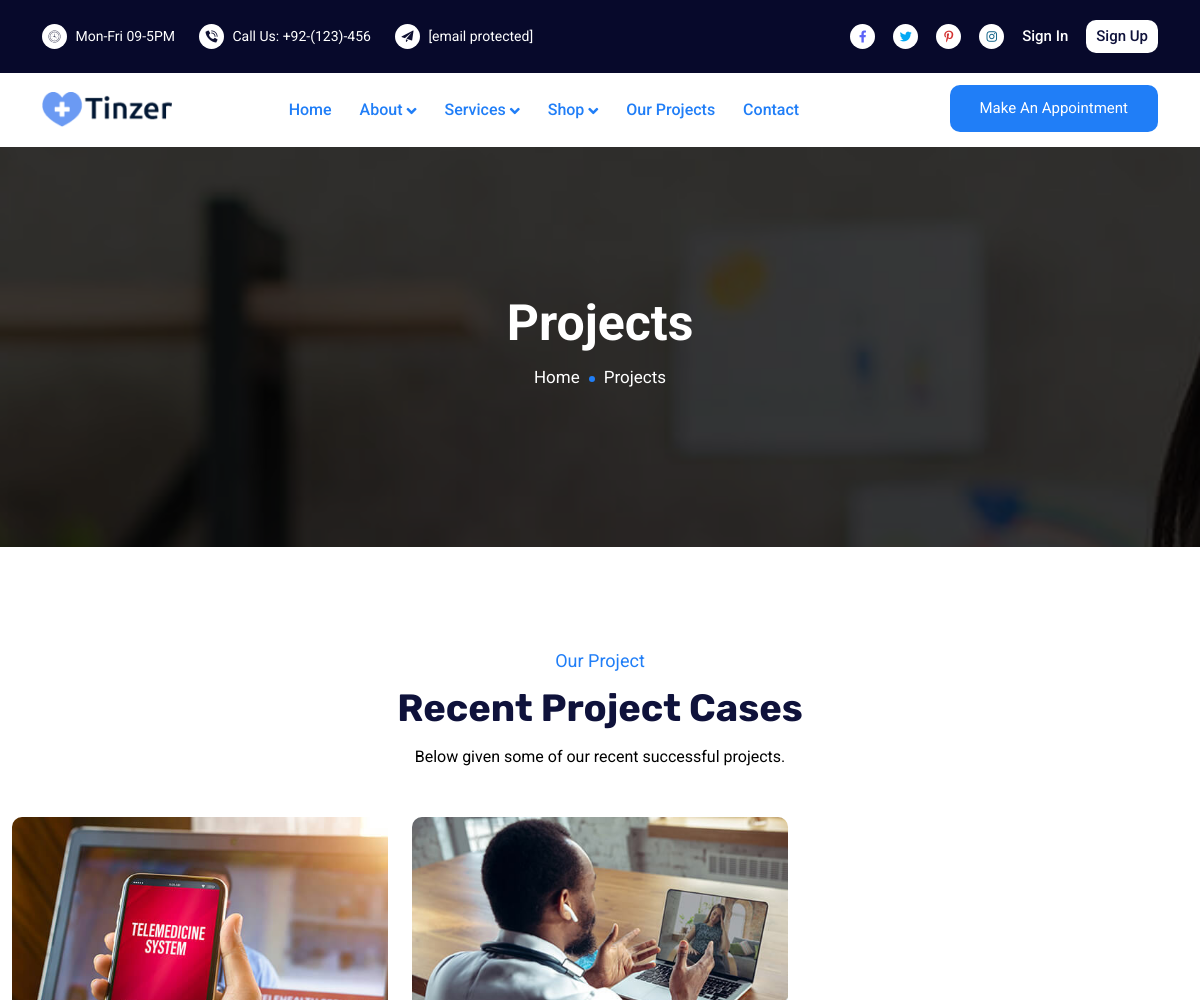
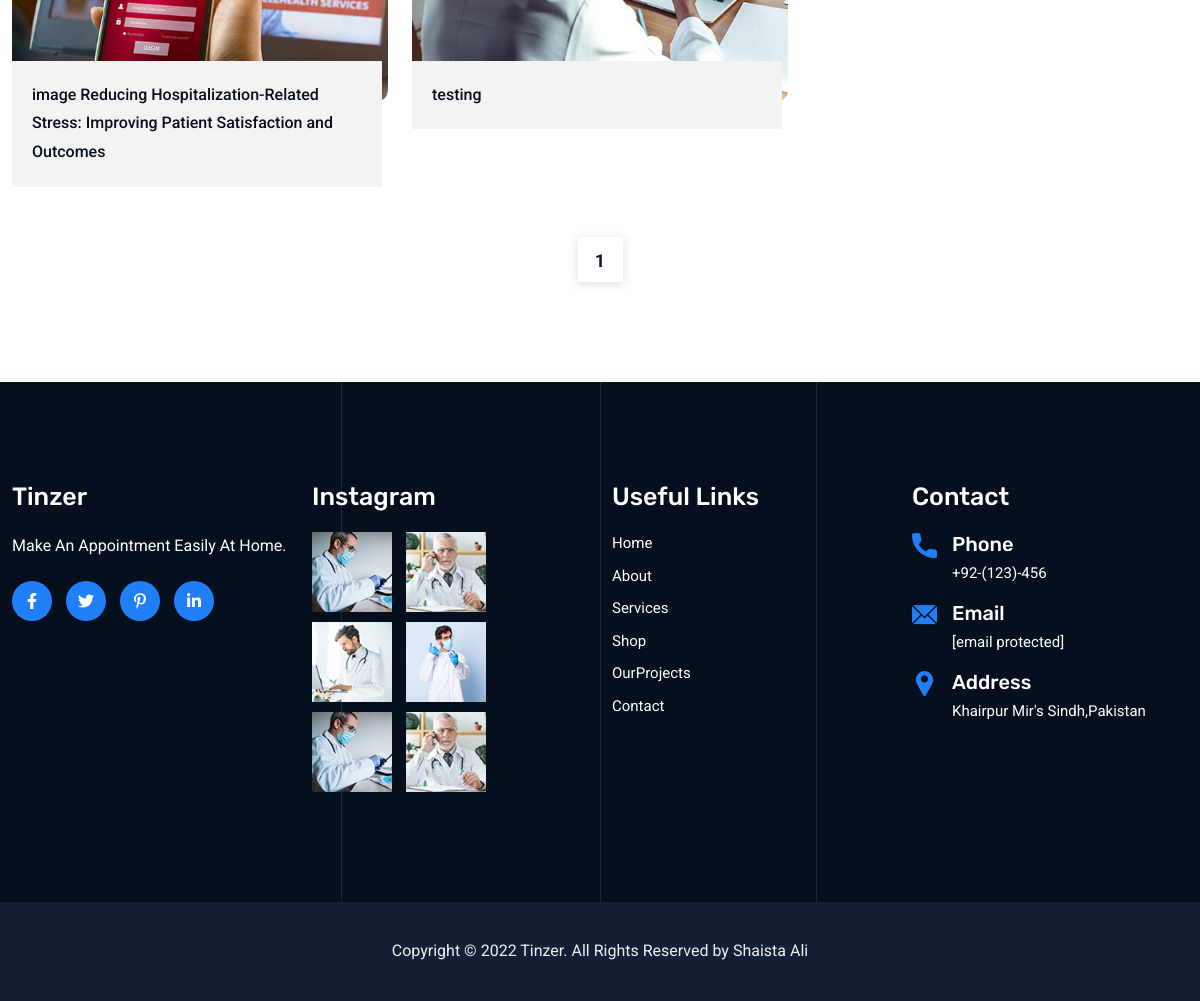
The app's page /projects.php with its own data (2 pictures, top to bottom).
### tables this page shows
CREATE TABLE `projects` (
  `id` int(11) NOT NULL,
  `title` varchar(100) NOT NULL,
  `image` varchar(100) NOT NULL,
  `description` text NOT NULL
);

### projects.php (the view, shortened to what this page needs)
<?php
    include "connection.php";
?>
<!doctype html>
<html lang="zxx">
<head>
<link rel="stylesheet" href="assets/css/bootstrap.min.css">
<link rel="stylesheet" href="assets/css/animate.min.css">
<link rel="stylesheet" href="assets/css/meanmenu.css">
<link rel="stylesheet" href="assets/css/fontawesome.min.css">
<link rel="stylesheet" href="assets/css/flaticon.css">
<link rel="stylesheet" href="assets/css/nice-select.min.css">
<link rel="stylesheet" href="assets/css/odometer.min.css">
<link rel="stylesheet" href="assets/css/magnific-popup.min.css">
<link rel="stylesheet" href="assets/css/owl.carousel.min.css">
<link rel="stylesheet" href="assets/css/owl.theme.default.min.css">
<link rel="stylesheet" href="assets/css/style.css">
<link rel="stylesheet" href="assets/css/responsive.css">
</head>
<body>
<header class="header-area">
<div class="top-header">
<div class="container">
<div class="row align-items-center">
<div class="col-lg-6">
<ul class="top-list">
<li>
<i class='flaticon-clock'></i>
Mon-Fri 09-5PM
</li>
<li>
<i class='flaticon-phone-call'></i>
<a href="tel:+92-(123)-456-">Call Us: +92-(123)-456</a>
</li>
<li>
<i class='flaticon-paper-plane'></i>
<a href="alishaista368@gmail.com"><span class="__cf_email__" data-cfemail="123456">[email&#160;protected]</span></a>
</li>
</ul>
</div>
<div class="col-lg-6">
<ul class="top-social">
<li>
<a href="#" class="facebook">
<i class="fab fa-facebook-f"></i>
</a>
</li>
<li>
<a href="#" class="twitter">
<i class="fab fa-twitter"></i>
</a>
</li>
<li>
<a href="#" class="pinterest">
<i class="fab fa-pinterest-p"></i>
</a>
</li>
<li>
<a href="#" class="instagram">
<i class="fab fa-instagram"></i>
</a>
</li>
<li>
<a href="sign-in.php" class="log-in">
Sign In
</a>
 </li>
<li>
<a href="sign-up.php" class="sign-in">
Sign Up
</a>
</li>
</ul>
</div>
</div>
</div>
</div>
<div class="navbar-area navbar-two">
<div class="main-navbar">
<div class="container">
<nav class="navbar navbar-expand-md navbar-light">
<a class="navbar-brand" href="index.php">
<img src="assets/img/logo.png" alt="logo">
</a>
<div class="collapse navbar-collapse mean-menu" id="navbarSupportedContent">
<ul class="navbar-nav">
<li class="nav-item">
<a href="index.php" class="nav-link active">
Home
</a>
</li>
<li class="nav-item">
<a href="about.php" class="nav-link active">
About
<i class="fa fa-angle-down"></i>
</a>
<li class="nav-item">
<a href="services.php" class="nav-link active">
Services
<i class="fa fa-angle-down"></i>
 </a>
</li>
<li class="nav-item">
<a href="shop.html" class="nav-link active">
Shop
<i class="fa fa-angle-down"></i>
 </a>
</li>
<li class="nav-item">
<a href="projects.php" class="nav-link active">
Our Projects
</a>
</li>
<li class="nav-item">
<a href="contact.php" class="nav-link active">
Contact
</a>
</li>
</ul>
<div class="others-options">
<a href="appointment.php" class="default-btn-two">
Make An Appointment
</a>
</div>
</div>
</nav>
</div>
</div>
</div>
</header>
<div class="page-title-area item-bg-4">
<div class="d-table">
<div class="d-table-cell">
<div class="container">
<div class="page-title-content">
<h2>Projects</h2>
<ul>
<li><a href="index.php">Home</a></li>
<li>Projects</li>
</ul>
</div>
</div>
</div>
</div>
</div>
<section class="projects-area bg-color pt-100 pb-100">
<div class="container-fluid">
<div class="section-title">
<span>Our Project</span>
<h2>Recent Project Cases</h2>
<p style="color:black;">Below given some of our recent successful projects.</p>
</div>
<div class="row">
    <?php
    $limit = 3;
    if (isset($_GET['page'])) {
        $page = $_GET['page'];
    }
    else
    {
        $page = 1;
    }
    $offset = ($page - 1) * $limit;
    $fetch = mysqli_query($con,"SELECT * FROM projects ORDER BY id ASC LIMIT {$offset},{$limit}");
    while($row = mysqli_fetch_array($fetch)){
?>
<div class="col-lg-4 col-md-6">
<div class="projects-item">
<div class="image">
<a href="single-projects.php?id=<?php echo $row['id']; ?>">
<img src="uploads/<?php echo $row['image'] ?>" alt="image">
</a>
</div>
<div class="content">
<p>
<a href="single-projects.php?id=<?php echo $row['id']; ?>">
<?php echo $row['title']; ?>
</a>
</p>
</div>
</div>
</div>
<?php } ?>
<?php
    $fetch = mysqli_query($con,"SELECT * FROM projects");
    if (mysqli_num_rows($fetch) > 0) {
        $total_records = mysqli_num_rows($fetch);
        $limit = 3;
        $total_pages = ceil($total_records / $limit);
        echo "<div class='col-lg-12 col-md-12'>
                <div class='pagination-area'>";
        for ($i=1; $i <= $total_pages ; $i++) {
            echo "<a href='single-projects.php?page=$i' class='page-numbers'>$i</a>";
        }
        echo "</div>
            </div>";
    }
?>
</div>
</div>
</section>
<section class="footer-area pt-100 pb-70">
<div class="container-fluid">
<div class="row">
<div class="col-lg-3 col-sm-6">
<div class="single-footer-widget">
<h3>Tinzer</h3>
<p>Make An Appointment Easily At Home.</p>
<ul class="footer-social">
<li>
<a href="#">
<i class="fab fa-facebook-f"></i>
</a>
</li>
<li>
 <a href="#">
<i class="fab fa-twitter"></i>
</a>
</li>
<li>
<a href="#">
<i class="fab fa-pinterest-p"></i>
</a>
</li>
<li>
<a href="#">
<i class="fab fa-linkedin-in"></i>
</a>
</li>
</ul>
</div>
</div>
<div class="col-lg-3 col-sm-6">
<div class="single-footer-widget">
<h3>Instagram</h3>
<ul class="instagram">
<li>
<a href="#">
<img src="assets/img/instagram/1.jpg" alt="image">
</a>
</li>
<li>
<a href="#">
<img src="assets/img/instagram/2.jpg" alt="image">
</a>
</li>
<li>
<a href="#">
<img src="assets/img/instagram/3.jpg" alt="image">
</a>
</li>
<li>
<a href="#">
<img src="assets/img/instagram/4.jpg" alt="image">
</a>
</li>
<li>
<a href="#">
<img src="assets/img/instagram/1.jpg" alt="image">
</a>
</li>
<li>
<a href="#">
<img src="assets/img/instagram/2.jpg" alt="image">
</a>
</li>
</ul>
</div>
</div>
<div class="col-lg-3 col-sm-6">
<div class="single-footer-widget pl-5">
<h3>Useful Links</h3>
<ul class="footer-quick-links">
<li>
<a href="index.php">Home</a>
</li>
<li>
<a href="about.php">About</a>
</li>
<li>
<a href="services.php">Services</a>
</li>
<li>
<a href="shop.html">Shop</a>
</li>
<li>
<a href="projects.php">OurProjects</a>
</li>
<li>
<a href="contact.php">Contact</a>
</li>
</ul>
</div>
</div>
<div class="col-lg-3 col-sm-6">
<div class="single-footer-widget">
<h3>Contact</h3>
<div class="footer-info-contact">
<i class="flaticon-call"></i>
 <h3>Phone</h3>
<span><a href="tel:+92-(123)-456">+92-(123)-456</a></span>
</div>
<div class="footer-info-contact">
<i class="flaticon-email"></i>
<h3>Email</h3>
<span><a href="alishaista368@gmail.com"><span class="__cf_email__" data-cfemail="123456">[email&#160;protected]</span></a></span>
</div>
<div class="footer-info-contact">
<i class="flaticon-pin"></i>
<h3>Address</h3>
<span>Khairpur Mir's Sindh,Pakistan</span>
</div>
</div>
</div>
</div>
</div>
<div class="lines">
</div>
</section>
<div class="copyright-area">
<div class="container">
<p>
Copyright © 2022 Tinzer. All Rights Reserved by Shaista Ali
</p>
</div>
</div>
</body>

### assets/css/meanmenu.css (style rules this page uses)
.navbar-light .navbar-brand,.navbar-light .navbar-brand:hover { color:#fff;font-weight:700;text-transform:uppercase;line-height:1 }

### records on screen
projects: image (picture), title "image Reducing Hospitalization-Related Stress: Improving Patient Satisfaction and Outcomes"
projects: image (picture), title "testing"
